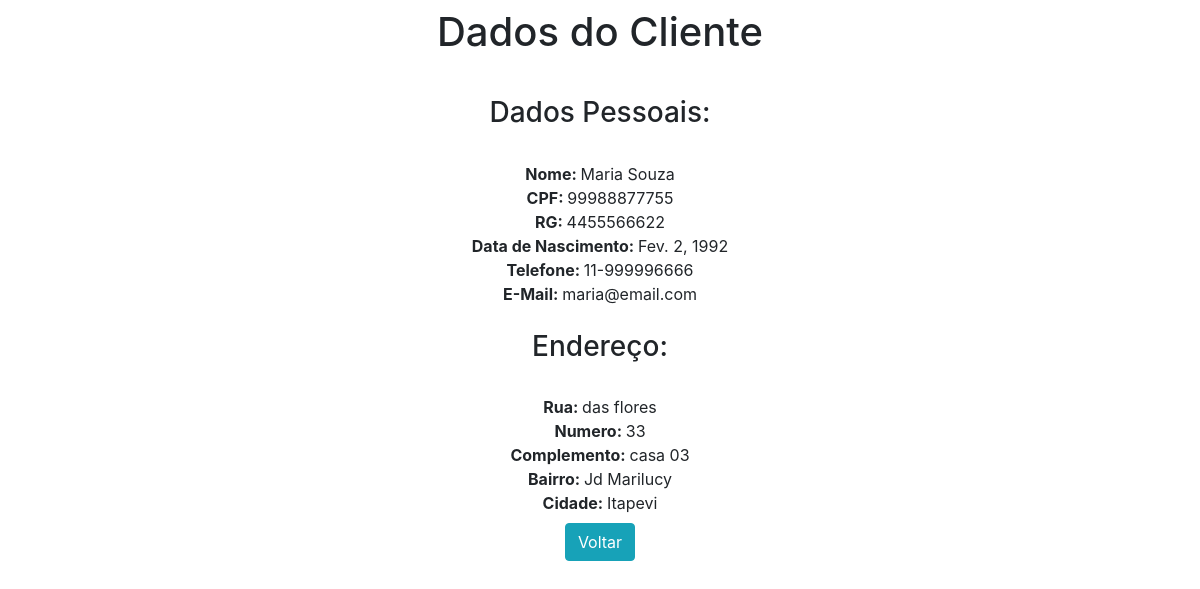
Page /view/2/ on the committed database.
### app/models.py (models this page shows)
class Cliente(models.Model):
    nome = models.CharField('Nome', max_length=150)
    cpf = models.CharField('CPF', unique=True, max_length=20)
    rg = models.CharField('RG', unique=True, max_length=15)
    data_nasc = models.DateField('Data de Nascimento')
    telefone = models.CharField('Telefone', unique=True,  max_length=15)
    email = models.CharField('Email', max_length=50, null=True, blank=True)
    rua = models.CharField('Rua', max_length=150)
    numero = models.CharField('Numero', max_length=10)
    complemento = models.CharField('Complemento', max_length=120, null=True,blank=True)
    bairro = models.CharField('Bairro', max_length=100)
    cidade = models.CharField('Cidade', default='Itapevi', max_length=50)

### app/views.py (the view)
# urls.py: path('view/<int:pk>/', view, name='view'),
def view(request, pk):
    data = {}
    data['db'] = Cliente.objects.get(pk=pk)
    return render(request, 'view.html', data)

### app/templates/view.html (shortened to what this page needs)
<!DOCTYPE html>
<html lang="pt-br">
<head>
    <link rel="stylesheet" href="https://stackpath.bootstrapcdn.com/bootstrap/4.4.1/css/bootstrap.min.css">
</head>
<body>
    <div class="col-8 m-auto pt-2 pb-2 text-center">
        <h1>Dados do Cliente</h1>
    </div>
    <div class="col-8 m-auto pt-4 pb-2 text-center">
        <h3>Dados Pessoais:</h3><br>
        <strong>Nome: </strong>{{db.nome}}<br>
        <strong>CPF: </strong>{{db.cpf}}<br>
        <strong>RG: </strong>{{db.rg}}<br>
        <strong>Data de Nascimento: </strong>{{db.data_nasc}}<br>
        <strong>Telefone: </strong>{{db.telefone}}<br>
        <strong>E-Mail: </strong>{{db.email}}<br>
        <br><h3>Endereço:</h3><br>
        <strong>Rua: </strong>{{db.rua}}<br>
        <strong>Numero: </strong>{{db.numero}}<br>
        <strong>Complemento: </strong>{{db.complemento}}<br>
        <strong>Bairro: </strong>{{db.bairro}}<br>
        <strong>Cidade: </strong>{{db.cidade}}<br>
    </div>
    <div class="col-8 m-auto pb-2 text-center">
        <a href="/" class="btn btn-info"> Voltar</a>
    </div>
</body>
</html>

### rows in the picture
Cliente: nome "Maria Souza", cpf "99988877755", rg "4455566622", data_nasc "Fev. 2, 1992", telefone "11-999996666", email "maria@email.com", rua "das flores", numero "33", complemento "casa 03", bairro "Jd Marilucy", cidade "Itapevi"
